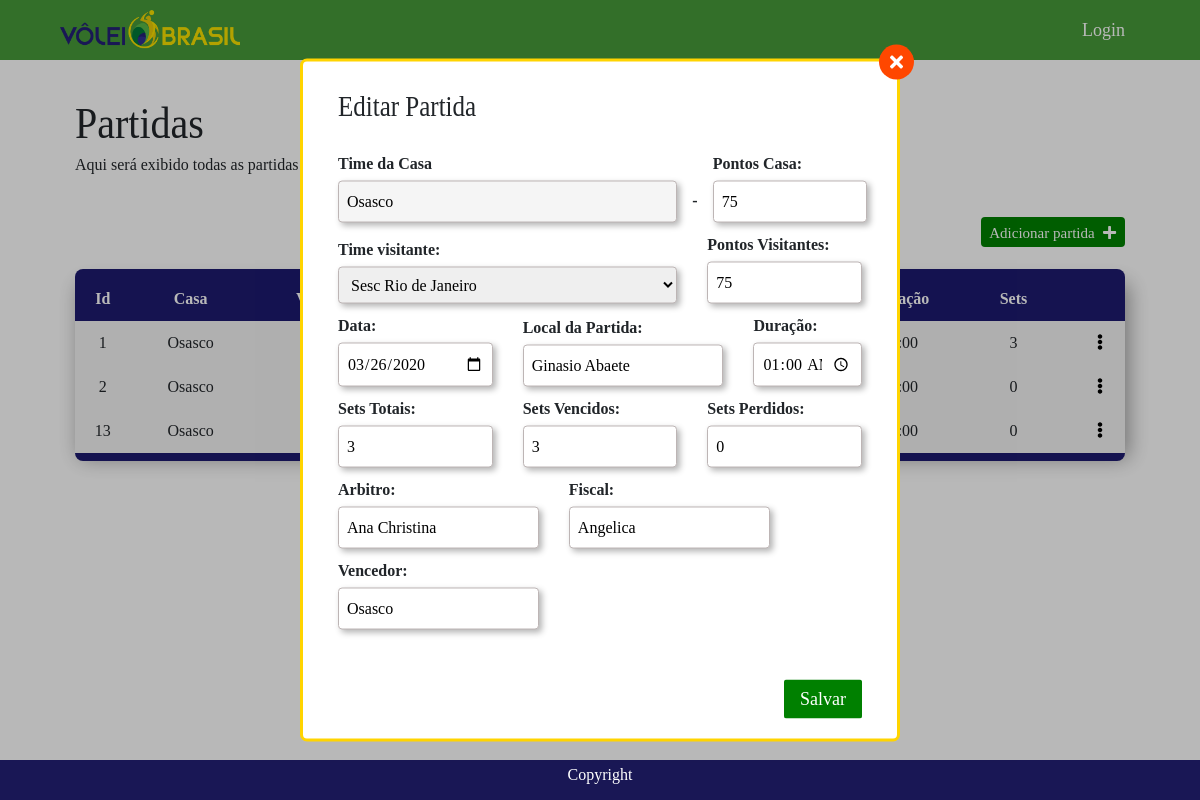
/admin/partidas/alterar/1, run on the app's committed database.
### tables this page shows
CREATE TABLE Partidas (
    id                  INTEGER PRIMARY KEY
    , RowId INT
    , TimeCasa_Id           INT NOT NULL
    , TimeVisitantes_Id     INT NOT NULL
    , Pontos_Casa         INT NOT NULL
    , Pontos_Visitante INT NOT NULL
    , DataJogo                TEXT NOT NULL
    , LocalJogo TEXT NOT NULL
    , Duracao TEXT NOT NULL
    , Vencedor TEXT NOT NULL
    , SetsTotal INT NOT NULL
    , SetsVencidos INT NOT NULL
    , SetsPerdidos INT NOT NULL
    , ArbitroPrincipal TEXT NOT NULL
    , FiscalRede TEXT NOT NULL
    , FOREIGN KEY (TimeCasa_Id) REFERENCES Equipes (id)
    , FOREIGN KEY (TimeVisitantes_Id) REFERENCES Equipes (id)
);

CREATE TABLE Equipes (
    Id          INTEGER PRIMARY KEY 
    , Nome        VARCHAR(50) NOT NULL UNIQUE
    , Sigla       VARCHAR(10) NOT NULL UNIQUE
    , Localidade  VARCHAR(100) NOT NULL
    , Pontos INT
    , Jogos INT
    , Vitorias INT
    , Derrotas INT
  	
);

### controller.py (the view, shortened to what this page needs)
@app.route('/admin/partidas/alterar/<id_partida>', methods=['GET', 'POST'])
def alterar_partida(id_partida):
    partida = obter_partida(id_partida)
    time_id = partida['TimeCasa_Id']
    times = times_menosUm(time_id)
    timeCasa = get_time(time_id)
    partidas = get_partidas(time_id)
    return render_template(
        'parts/update-partida.html',
        title='Alterar',
        partida=partida,
        times=times,
        timeCasa=timeCasa,
        partidas=partidas
    )

### app.py (called while the page is built)
@app.before_request
def before_request():
    g.db = get_db()
    g.query_db = query_db

@app.teardown_request
def teardown_request(exception):
    db = getattr(g, '_database', None)
    if db is not None:
        db.close()

### dao.py (called while the page is built)
def get_time(time_id):
    time = g.query_db(
        '''SELECT * FROM Equipes WHERE Id = ?''',
        [time_id],
        one=True
    )
    return time

def get_partidas(time_id):
    partidas = g.query_db(
        '''
            SELECT *
              FROM Partidas
               INNER JOIN Equipes on Equipes.Id = Partidas.TimeCasa_Id
             WHERE TimeCasa_Id = ?
        ''',
        [time_id]
    )
    return partidas

def obter_partida(id_partida):
    return g.query_db(
        ''' SELECT *  FROM Partidas
            WHERE Id = ?
        ''',
        [id_partida],
        one=True
    )

def times_menosUm(time_id):
    times = g.query_db(
        '''
            SELECT *
              FROM Equipes
             WHERE Id != ?
        ''',
        [time_id]
    )
    return times

### db.py (called while the page is built)
def make_dicts(cursor, row):
    return dict((cursor.description[idx][0], value)
                for idx, value in enumerate(row))

def get_db():
    db = getattr(g, '_database', None)
    if db is None:
        db = g._database = sqlite3.connect(DATABASE)
        print(db)
    db.row_factory = make_dicts
    return db

def query_db(query, args=(), one=False):
    print(args)
    cur = get_db().execute(query, args)
    rv = cur.fetchall()
    cur.close()
    return (rv[0] if rv else None) if one else rv

### templates/parts/update-partida.html (shortened to what this page needs)
 {% extends 'partidas.html' %} {% block partida %}
<div class="addTime">
    <h3 class="addTime-title">Editar Partida</h3>
    <form method="POST">
        <div class="linha">
            <div class="input-container col-lg-8">
                <label for="TimeCasa_Id">Time da Casa </label>
                <input class="inputForm" readonly value="{{ timeCasa['Nome'] }} ">
            </div>
            <p> <strong> - </strong></p>
            <div class="input-container col-lg-4">
                <label for="Pontos_Casa">Pontos Casa:</label>
                <input type="number" id="Pontos_Casa" name="Pontos_Casa" class="inputForm" title="Localidade do time" value="{{ partida['Pontos_Casa']}}" required>
            </div>
        </div>
        <div class="linha">
            <div class="input-container col-lg-8">
                <label for="TimeVisitantes_Id">Time visitante:</label>
                <select class="inputForm" name="TimeVisitantes_Id" id="TimeVisitantes_Id">
                    {% for t in times %}
                    <option value=" {{ t['Id'] }}">
                        {{ t['Nome'] }}
                    </option>
                    {% endfor %}
                </select>
            </div>
            <div class="input-container col-lg-4">
                <label for="Pontos_Visitante">Pontos Visitantes:</label>
                <input type="number" id="Pontos_Visitante" name="Pontos_Visitante" class="inputForm" title="Pontuação do time" required value="{{ partida['Pontos_Casa'] }}">
            </div>
        </div>
        <div class="linha">
            <div class="input-container col-lg-4">
                <label for="DataJogo">Data:</label>
                <input type="date" id="DataJogo" name="DataJogo" class="inputForm" title="Quantidade de Jogos" required value="{{ partida['DataJogo']}}">
            </div>
            <div class="input-container col-lg-5">
                <label for="LocalJogo">Local da Partida:</label>
                <input type="text" id="LocalJogo" name="LocalJogo" class="inputForm" title="Derrotas" required value="{{ partida['LocalJogo']}}">
            </div>
            <div class="input-container col-lg-3">
                <label for="Duracao">Duração:</label>
                <input type="time" id="Duracao" name="Duracao" class="inputForm" title="Derrotas" required value="{{ partida['Duracao'] }}">
            </div>
        </div>
        <div class="linha">
            <div class="input-container col-lg-4">
                <label for="SetsTotal">Sets Totais:</label>
                <input type="number" id="SetsTotal" name="SetsTotal" class="inputForm" title="Derrotas" required value="{{ partida['SetsTotal']}}">
            </div>
            <div class="input-container col-lg-4">
                <label for="SetsVencidos">Sets Vencidos:</label>
                <input type="number" id="SetsVencidos" name="SetsVencidos" class="inputForm" title="Derrotas" required value="{{ partida['SetsVencidos']}}">
            </div>
            <div class="input-container col-lg-4">
                <label for="SetsPerdidos">Sets Perdidos:</label>
                <input type="number" id="SetsPerdidos" name="SetsPerdidos" class="inputForm" title="Derrotas" required value="{{ partida['SetsPerdidos']}}">
            </div>
        </div>
        <div class="linha">
            <div class="input-container col-lg-5">
                <label for="ArbitroPrincipal">Arbitro:</label>
                <input type="text" id="ArbitroPrincipal" name="ArbitroPrincipal" class="inputForm" title="Derrotas" required value="{{ partida['ArbitroPrincipal']}}">
            </div>
            <div class="input-container col-lg-5">
                <label for="FiscalRede">Fiscal:</label>
                <input type="text" id="FiscalRede" name="FiscalRede" class="inputForm" title="Derrotas" required value="{{ partida['FiscalRede']}}">
            </div>
        </div>
        <div class="linha">
            <div class="input-container col-lg-5">
                <label for="Vencedor">Vencedor:</label>
                <input type="text" id="Vencedor" name="Vencedor" class="inputForm" title="Derrotas" required value="{{ partida['Vencedor']}}">
            </div>
        </div>
        <div class="linha">
            <div class="input-container col-lg-12">
                <button type="submit" class="btn btn-submit" title="Salvar dados do time">Salvar</button>
            </div>
        </div>
    </form>
</div>
{% endblock %}

### templates/partidas.html (shortened to what this page needs)
<!DOCTYPE html>
<html lang="pt-br">
<head>
    <link rel="stylesheet" href="https://cdnjs.cloudflare.com/ajax/libs/font-awesome/5.13.0/css/all.min.css">
    <link rel="stylesheet" href="{{url_for('static', filename='css/bootstrap.css')}}">
    <link rel="stylesheet" href="{{url_for('static', filename='css/site.css')}}">
</head>
<body>
    <header class="header">
        <div class="wrapper">
            <div class="header__inner">
                <div class="header__logo">
                    <a href="/" class="header__logo-link">
                        <img src="{{ url_for('static', filename='img/logo.png') }}" alt="Logo Vôlei Brasil">
                    </a>
                </div>
                <nav class="header__navigation">
                    <a href="{{ url_for('entrar') }}">Login</a>
                </nav>
            </div>
        </div>
    </header>
    <main class="main">
        <section class="partidas">
            <div class="wrapper">
                <div class="partidas__inner">
                    <h3 class="col-lg-12 col-md-12 col-sm-12">Partidas</h3>
                    <p class="col-lg-12 col-md-12 col-sm-12">Aqui será exibido todas as partidas do time
                        <strong>{{ timeCasa['Nome'] }}</strong></p>
                    <div class="col-lg-12 col-md-12 col-sm-12 partidas__inner-content ">
                        <header class="rank__inner-header">
                            <a href=" {{url_for('adicionar_partida', id_time=timeCasa['Id'])}}" class="btn btn-add openModal" title="Adicionar partida">
                                Adicionar partida
                                <i class="fas fa-plus"></i>
                            </a>
                        </header>
                        <table class="table__list" cellspacing="0">
                            <thead>
                                <tr>
                                    <th>Id</th>
                                    <th>Casa</th>
                                    <th>Visitante</th>
                                    <th>Data</th>
                                    <th>Vencedor</th>
                                    <th>Duração</th>
                                    <th>Sets</th>
                                    <th></th>
                                    <th></th>
                                </tr>
                            </thead>
                            <tbody>
                                {% for i in partidas %}
                                <tr>
                                    <td> {{ i['id']}} </td>
                                    <td> {{ timeCasa['Nome'] }} </td>
                                    <td> {{ i['TimeVisitantes_Id']}} </td>
                                    <td> {{ i['DataJogo']}} </td>
                                    <td> {{ i['Vencedor']}}</td>
                                    <td> {{ i['Duracao']}} </td>
                                    <td> {{ i['SetsTotal']}} </td>
                                    <td></td>
                                    <td class="menuActions__container">
                                        <button class="toggle-menuActions" onclick="toggleMenuActions(0, this)">
                                            <i class="fas fa-ellipsis-v"></i>
                                        </button>
                                    </td>
                                </tr>
                                {% endfor %}
                            </tbody>
                        </table>
                    </div>
                </div>
            </div>
        </section>
        <div class="modal">
            <div class="modal__inner">
                <a href="{{ url_for( 'listar_partidas', id_time=timeCasa['Id']) }}" class="modal-close" onclick="fecharModal()"><i class="fas fa-times"></i></a>
                <div class="modal__inner-content">
                    {% block partida %} {% endblock %}
                </div>
            </div>
        </div>
    </main>
    <footer class="footer">
        <div class="wrapper">
            <div class="footer__inner">
                <p>Copyright</p>
            </div>
        </div>
    </footer>
</body>
</html>

### static/css/site.css (style rules this page uses)
* { padding: 0%; margin: 0%; box-sizing: border-box; }
html { font-size: 62.5%; scroll-behavior: smooth; }
body { font-size: 1.6rem; font-family: Regular; }
a { text-decoration: none; cursor: pointer; display: flex; align-items: center; justify-content: center; }
img { max-width: 100%; }
button { border: none; background-color: transparent; cursor: pointer; }
label { font-weight: 900; }
input, select, textarea { padding: 8px; border-radius: 4px; box-shadow: 3px 3px 6px 0px rgba(0, 0, 0, 0.3); border: 1px #bdb5b5 solid; resize: none; }
input[readonly] { background-color: whitesmoke; cursor: default; }
a, button, .btn { color: #000; }
*::after, *::before { position: absolute; left: 0; top: 0; width: 100%; }
.wrapper { max-width: 1100px; width: 90%; margin: 0 auto; z-index: 1; }
.linha { display: flex; align-items: flex-end; align-content: stretch; margin: 10px 0; }
.input-container { display: flex; flex-flow: column; }
.header { background-color: #479a39; height: 60px; position: static; left: 0; top: 0; width: 100%; overflow: hidden; display: flex; }
.header__inner { display: flex; align-items: center; justify-content: space-between; width: 100%; height: 100%; }
.header__logo { width: 180px; height: 100%; display: flex; }
.header__logo-link { display: flex; align-items: center; justify-content: center; width: 100%; padding: 10px 0; }
.header__logo-link img { height: 100%; margin: 0; }
.header__navigation { height: 100%; display: flex; align-items: center; }
.header__navigation a { padding: 0 15px; color: #ffffff; font-size: 1.8rem; height: 100%; }
.footer { background-color: #232075; margin-top: auto; height: 40px; display: flex; }
.footer__inner { color: #fff; text-align: center; height: 100%; display: flex; align-items: center; justify-content: center; }
.main { min-height: calc(100vh - 40px - 60px); }
.table__list { width: 100%; margin: auto; text-align: center; background-color: #f3f3f3; box-shadow: 4px 6px 20px -1px rgba(0, 0, 0, 0.4); position: relative; }
.table__list::after, .table__list::before { content: ''; background-color: #1d1a6f; height: 8px; transform: translateY(-100%); border-radius: 10px 10px 0 0; }
.table__list::after { top: 100%; border-radius: 0 0 10px 10px; transform: none; }
.table__list thead { background-color: #1d1a6f; color: #fff; padding: 10px 0; }
.table__list thead tr th, .table__list tbody tr td { padding: 10px 5px; }
.table__list tbody tr { position: relative; }
.menuActions__container { position: relative; }
.input-container input { width: 100%; }
.toggle-menuActions { width: 40px; height: 100%; z-index: 2; position: relative; }
.partidas { height: 100%; padding: 40px 0; }
.partidas__inner h3 { font-size: 4rem; font-family: Bold; transform: scaleY(1.1); }
.partidas__inner-content { margin: 40px 0 10px; }
td.menuActions__container { width: 30px; }
.rank__inner-header { display: flex; justify-content: flex-end; margin: 0 0 30px; }
.btn-add { background-color: green; color: #fff; width: 30px; height: 30px; border-radius: 50%; font-size: 15px; position: relative; width: auto; border-radius: 4px; }
.btn-add svg { margin-left: 5px; }
.modal { align-items: center; justify-content: center; opacity: 0; visibility: hidden; transition: .5s; display: flex; }
.modal.modal--open { z-index: 1; overflow: hidden; opacity: 1; visibility: visible; }
body.modal--open { overflow: hidden; }
.modal__inner { max-width: 600px; width: 90%; position: relative; display: flex; align-items: center; justify-content: center; position: absolute; top: -100%; transition: .5s; }
.modal--open .modal__inner { top: 50%; transform: translateY(-50%); }
.modal-close { position: absolute; top: 0; right: 0; transform: translate(40%, -40%); z-index: 2; background-color: #ff4700; width: 35px; height: 35px; border-radius: 50%; color: #fff; font-size: 19px; padding: 6px; transition: 0.2s; }
.modal__inner-content { background-color: #fff; width: 100%; z-index: 1; border-radius: 7px; border: 3px #ffd400 solid; overflow-y: auto; overflow-x: hidden; padding: 10px 20px; display: flex; align-items: stretch; max-height: 90vh; }
.addTime { height: 100%; width: 100%; }
.addTime-title { font-size: 25px; padding: 0 15px; font-family: Bold; transform: scaleY(1.2); margin: 20px 0 30px; }
.btn-submit { background-color: green; color: #fff; font-size: 18px; width: auto; align-self: flex-end; padding: 5px 15px; margin: 40px 0 0; }

### data on the page
Partidas: id "1", SetsTotal "3", Pontos_Casa "75", Pontos_Visitante "75", DataJogo "03/26/2020", LocalJogo "Ginasio Abaete", Duracao "01:00", SetsVencidos "3", SetsPerdidos "0", ArbitroPrincipal "Ana Christina", FiscalRede "Angelica", Vencedor "Osasco"
Equipes: Nome "Osasco"
Partidas: id "2", SetsTotal "0"
Partidas: id "13", SetsTotal "0"

### other printed values
form field TimeVisitantes_Id "Sesc Rio de Janeiro"
